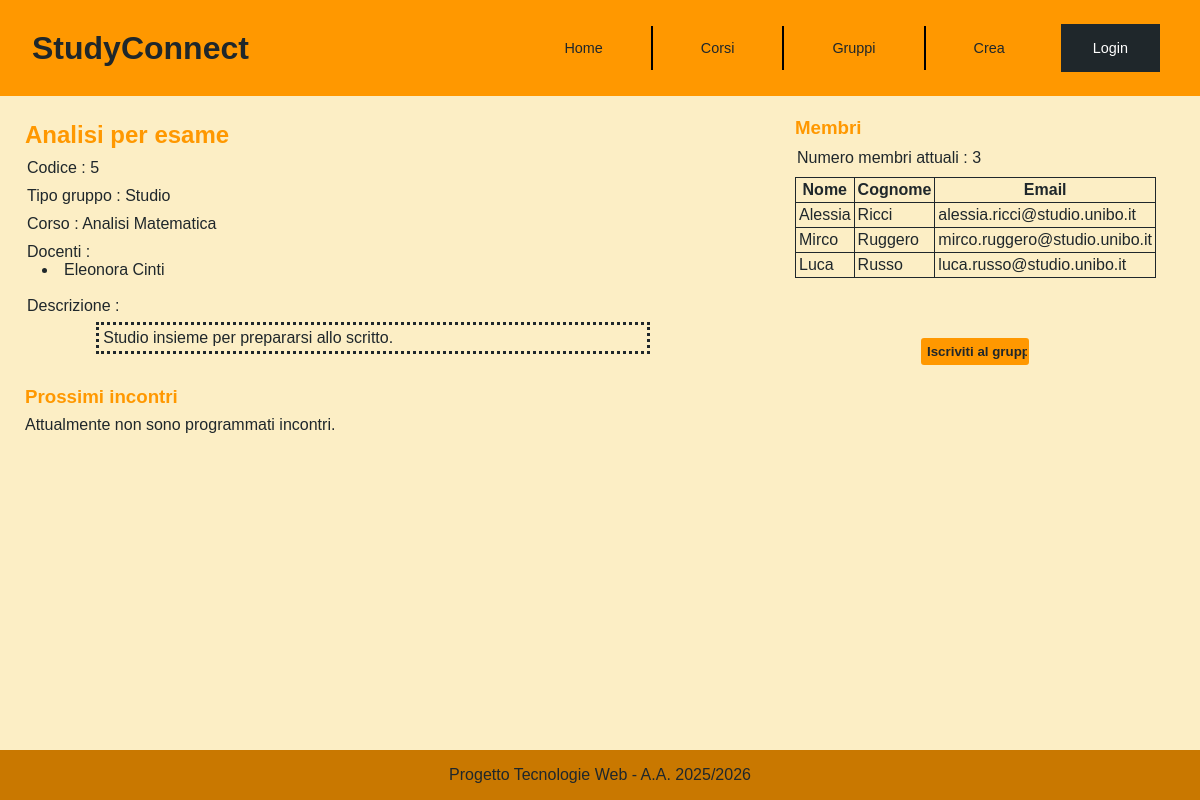
The app's page /pages/visualizzazione-gruppo.php?single-group=5 with its own data.
### tables this page shows
CREATE TABLE Gruppi(
	Codice INT AUTO_INCREMENT PRIMARY KEY,
    Nome VARCHAR(100) NOT NULL,
    Descrizione MEDIUMTEXT,
    NumeroMembriRichiesti INT,
    NumeroMembriAttuali INT NOT NULL,
    Tipo VARCHAR(10) NOT NULL CHECK (Tipo IN ('Studio', 'Progetto')),
    DataConsegnaProgetto DATE,
    MatricolaCreatore VARCHAR(10) NOT NULL,
    CodiceCorso VARCHAR(5) NOT NULL,
	FOREIGN KEY (MatricolaCreatore) REFERENCES Studenti(Matricola)
		ON DELETE CASCADE
        ON UPDATE NO ACTION,
	FOREIGN KEY (CodiceCorso) REFERENCES Corsi(Codice)
		ON DELETE CASCADE
        ON UPDATE NO ACTION,
    CHECK(NumeroMembriAttuali<=NumeroMembriRichiesti OR NumeroMembriRichiesti=0)
);

CREATE TABLE Corsi(
	Codice VARCHAR(5) PRIMARY KEY,
    Nome VARCHAR(150) NOT NULL,
    Descrizione MEDIUMTEXT,
    CFU INT NOT NULL,
    ProgettoRichiesto BOOL NOT NULL,
    CHECK(length(Codice)=5)
);

CREATE TABLE Docenti(
	Codice INT AUTO_INCREMENT PRIMARY KEY,
    Nome VARCHAR(50) NOT NULL,
    Cognome VARCHAR(50) NOT NULL
);

CREATE TABLE Studenti(
	Matricola VARCHAR(10) PRIMARY KEY,
    Nome VARCHAR(50) NOT NULL,
    Cognome VARCHAR(50) NOT NULL,
    Email VARCHAR(100) NOT NULL,
    Password VARCHAR(20) NOT NULL CHECK(length(Password)>=10),
    Immagine VARCHAR(100), 
    UNIQUE KEY (Email, Password),
    CHECK(length(Matricola)=10)
);

### pages/visualizzazione-gruppo.php (called while the page is built, shortened)
<?php
require_once '../bootstrap.php';
$templateParams["title"] = "Gruppi Studenti - Visualizzazione gruppo";
$templateParams["page"] = "templates/specific/singolo-gruppo.php";
if(isset($_GET["single-group"])){
    $templateParams["gruppo-singolo"] =  $dbh->getGruppoPerCodice(intval($_GET["single-group"]))[0];
    $templateParams["creatore-gruppo"] = $dbh->getCreatoreGruppo(intval($_GET["single-group"]))[0];
}
if(isset($_GET["action"])){
    $templateParams["section-modify-meetings"] = 'templates/specific/gestione-incontro.php';
    $templateParams["azione"] = $_GET["action"];
    if($_GET["action"]!=1){
        $templateParams["incontro"] = $dbh->getIncontroGruppoPerId($_GET["single-group"], $_GET["date"], $_GET["time"])[0];
    }
} else{
    $templateParams["section-modify-meetings"] = 'templates/specific/modifica-incontri.php';
}
$templateParams["imgprofilo"] =  "default_profile_icon.png";
require "templates/general/base.php";
?>

### db/database.php (called while the page is built, shortened)
<?php
    class DatabaseHelper{
        private $db;
        public function __construct($servername, $username, $password, $dbname, $port){
            $this->db = new mysqli($servername, $username, $password, $dbname, $port);
        }
        public function getDocenti(string $codiceCorso){
            $stmt = $this->db->prepare("SELECT Docenti.* FROM Docenti, Insegnamenti
            WHERE Insegnamenti.CodiceDocente=Docenti.Codice AND Insegnamenti.CodiceCorso=?");
            $stmt->bind_param('s', $codiceCorso);
            $stmt->execute();
            return $stmt->get_result()->fetch_all(MYSQLI_ASSOC);
        }
        public function getGruppoPerCodice(int $codice){
            $query = "SELECT Gruppi.Nome AS NomeGruppo, Gruppi.Descrizione, Tipo, NumeroMembriRichiesti, NumeroMembriAttuali, Gruppi.Codice AS CodiceGruppo, Gruppi.DataConsegnaProgetto,
            Corsi.Nome AS NomeCorso, Corsi.Codice AS CodiceCorso FROM Gruppi, Corsi WHERE Gruppi.CodiceCorso=Corsi.Codice AND Gruppi.Codice=?";
            $stmt = $this->db->prepare($query);
            $stmt->bind_param('i', $codice);
            $stmt->execute();
            return $stmt->get_result()->fetch_all(MYSQLI_ASSOC);
        }
        public function getIncontriGruppo(int $codiceGruppo){
            $query = "SELECT * FROM Incontri WHERE CodiceGruppo=?";
            $stmt = $this->db->prepare($query);
            $stmt->bind_param('i', $codiceGruppo);
            $stmt->execute();
            return $stmt->get_result()->fetch_all(MYSQLI_ASSOC);
        }
        public function getStudentiIscrittiGruppo(int $codiceGruppo){
            $query = "SELECT S.Nome, S.Cognome, S.Email, S.Matricola FROM Iscrizioni I, Studenti S
            WHERE I.MatricolaStudente=S.Matricola AND I.CodiceGruppo=?";
            $stmt = $this->db->prepare($query);
            $stmt->bind_param('i', $codiceGruppo);
            $stmt->execute();
            return $stmt->get_result()->fetch_all(MYSQLI_ASSOC);
        }
        function getCreatoreGruppo(int $codiceGruppo){
            $query = "SELECT * FROM Gruppi WHERE Codice=?";
            $stmt = $this->db->prepare($query);
            $stmt->bind_param('i', $codiceGruppo);
            $stmt->execute();
            return $stmt->get_result()->fetch_all(MYSQLI_ASSOC);
        }
    }
?>

### bootstrap.php (called while the page is built, shortened)
<?php
require_once("db/database.php");
$dbh = new DatabaseHelper("localhost", "root", "", "Gruppi_Studenti", 3307);
?>

### pages/templates/specific/singolo-gruppo.php (the view, shortened to what this page needs)
<main class="single-group-main">
    <section class="single-group-info">
        <?php $gruppo = $templateParams["gruppo-singolo"];?>
        <h2><?php echo $gruppo["NomeGruppo"];?></h2>
        <p>Codice : <?php echo $gruppo["CodiceGruppo"];?></p>
        <p>Tipo gruppo : <?php echo $gruppo["Tipo"];?></p>
        <p>Corso : <?php echo $gruppo["NomeCorso"];?></p>
        <div class="teachers-list">
            Docenti :
                <ul>
                    <?php $templateParams["docenti"] = $dbh->getDocenti($gruppo["CodiceCorso"]); ?>
                    <?php foreach($templateParams["docenti"] as $docente):?>
                    <li><?php echo $docente["Nome"] . ' ' . $docente["Cognome"]; ?>
                    <?php endforeach ?>
                </ul>
        </div>
        <div class="single-group-description">
            <p>Descrizione :</p>
            <p><?php echo $gruppo["Descrizione"];?></p>
        </div>
    </section>
    <section class="single-group-next-meetings">
       <h3>Prossimi incontri</h3>
       <?php $incontri = $dbh->getIncontriGruppo($gruppo["CodiceGruppo"]);
       if($incontri==NULL):?>
            <p>Attualmente non sono programmati incontri.</p>
        <?php endif;?>
    </section>
    <aside class="single-group-members">
        <h3>Membri</h3>
        <p>Numero membri attuali : <?php echo $gruppo["NumeroMembriAttuali"];?></p>
        <table>
            <tr>
                <th id="nome">Nome</th>
                <th id="cognome">Cognome</th>
                <th id="email">Email</th>
            </tr>
            <?php $studentiIscritti = $dbh->getStudentiIscrittiGruppo($gruppo["CodiceGruppo"]);?>
            <?php foreach($studentiIscritti as $studente):?>
                <tr>
                    <td headers="nome"><?php echo $studente["Nome"];?></td>
                    <td headers="cognome"><?php echo $studente["Cognome"];?></td>
                    <td headers="email"><?php echo $studente["Email"];?></td>
                </tr>
            <?php endforeach; ?>
        </table>
        <?php if($gruppo["NumeroMembriRichiesti"]==0 || ($gruppo["NumeroMembriRichiesti"]!=0 && $gruppo["NumeroMembriAttuali"]<$gruppo["NumeroMembriRichiesti"])):?>
            <form action="visualizzazione-gruppo.php" method="GET">
                    <input type="submit" value="Iscriviti al gruppo"/>
            </form>
        <?php else: ?>
            <p>Non ci sono più posti nel gruppo</p>
        <?php endif;?>
    </aside>
</main>

### css/style.css (style rules this page uses)
* { margin: 0; padding: 0; box-sizing: border-box; color: #1F272B; font-family: Verdana, Geneva, Tahoma, sans-serif; }
html, body { height: 100% ; }
body { display: flex; flex-direction: column; padding-bottom: 60px; }
main { flex: 1; background-color: #FCEEC5; }
@media (min-width: 992px) { body { padding-bottom: 0; } }
.teachers-list ul { text-indent: 15px; list-style: disc; list-style-position: inside; padding-bottom: 8px; }
.groups-main, .single-group-main { display: flex; flex-direction: column; justify-content: center; }
.single-group-main { padding: 20px; }
.single-group-info { order: 1; margin : 5px; }
.single-group-next-meetings { order: 2; margin : 5px; }
.single-group-members { order: 4; margin : 5px; }
.single-group-main h2, .single-group-main h3 { color: #FF9800; margin-bottom: 8px; }
.single-group-main h3 { margin-top: 12px; }
.single-group-info > p, .single-group-info > div, .single-group-members > p { margin: 10px 2px; }
.single-group-description > p:nth-child(2) { border-style: dotted; border-color: #1F272B; padding: 4px; width: 80%; margin-left: auto; margin-right: auto; margin-top: 7px; }
.single-group-main table, .single-group-main th, .single-group-main td { border: 1px solid #1F272B; border-collapse: collapse; padding: 3px; }
.single-group-main table { margin: 10px auto 30px auto; }
.single-group-members form input { background-color: #FF9800; border-style: solid; border-color: #FF9800; border-radius: 3px; color: #1F272B; font-weight: bold; padding: 4px; margin: 30px 35%; width: 30%; }
@media screen and (min-width:768px) { .single-group-main, .creation-group { display : block; } }
@media screen and (min-width:768px) { .single-group-info, .single-group-next-meetings { width: 60%; float: left; } }
@media screen and (min-width:768px) { .single-group-members { width: 30%; position: absolute; top: 100px; right: 40px; } }

### records on screen
gruppi: Nome "Analisi per esame", Codice "5", Tipo "Studio", CodiceCorso.Nome "Analisi Matematica", Descrizione "Studio insieme per prepararsi allo scritto.", NumeroMembriAttuali "3"
docenti: Nome "Eleonora", Cognome "Cinti"
studenti: Nome "Alessia", Cognome "Ricci", Email "alessia.ricci@studio.unibo.it"
studenti: Nome "Mirco", Cognome "Ruggero", Email "mirco.ruggero@studio.unibo.it"
studenti: Nome "Luca", Cognome "Russo", Email "luca.russo@studio.unibo.it"
